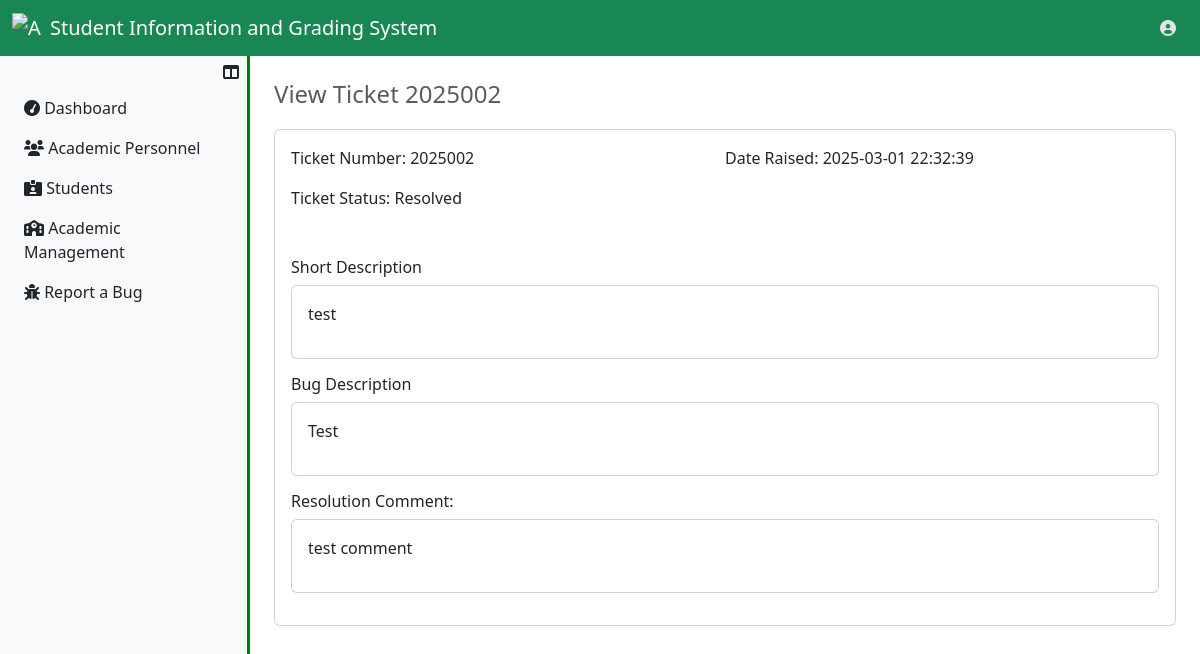
Screenshot of /UserRegistrar/ViewTicket.php?bug_id=4 (signed in) with the database file from the repository.
### tables this page shows
CREATE TABLE `bugs_tbl` (
  `bug_id` int(11) NOT NULL,
  `bug_ticket` varchar(250) NOT NULL,
  `fk_user_id` int(11) NOT NULL,
  `short_desc` text NOT NULL,
  `bug_desc` longtext NOT NULL,
  `bug_file` varchar(250) DEFAULT NULL,
  `bug_status` enum('Open','Resolved','In-progress') NOT NULL DEFAULT 'Open',
  `insrt_ts` datetime NOT NULL DEFAULT current_timestamp()
);

CREATE TABLE `bug_resolution_tbl` (
  `resolution_id` int(11) NOT NULL,
  `fk_bug_id` int(11) NOT NULL,
  `fk_admin_id` int(11) NOT NULL,
  `comment` longtext NOT NULL,
  `insrt_ts` datetime NOT NULL DEFAULT current_timestamp()
);

### UserRegistrar/ViewTicket.php (the view, shortened to what this page needs)
<?php
  include ("../server_connection/db_connect.php");
?>
<?php
    if (isset($_GET['bug_id'])) {
        $bug_id = $_GET['bug_id'];
        $sql = "SELECT * FROM bugs_tbl WHERE bug_id='$bug_id'";
        try{
        $result = $conn->prepare($sql);
        $result->execute();
        if($result->rowCount()>0){
            $data = $result->fetch(PDO::FETCH_ASSOC);
            $bug_ticket = $data["bug_ticket"];
            $short_desc = $data["short_desc"];
            $bug_desc = $data["bug_desc"];
            $bug_status = $data["bug_status"];
            $insrt_ts =$data["insrt_ts"];
        }
        }catch(Exception $e){
        echo "Error" . $e;
        }
    };
?>
<?php
    $sql = "SELECT * FROM bug_resolution_tbl AS A INNER JOIN admin_tbl AS B
    ON A.fk_admin_id=B.admin_id WHERE fk_bug_id='$bug_id'";
    try{
        $result = $conn->prepare($sql);
        $result->execute();
        if($result->rowCount()>0){
            $data = $result->fetch(PDO::FETCH_ASSOC);
            $comment = $data['comment'];
        }
    }catch(Exception $e){
        echo "Error" . $e;
    };
?>
<!DOCTYPE html>
<html lang="en">
<head>
    <link rel="stylesheet" href="../../Bootstrap/css/bootstrap.min.css">
    <link rel="stylesheet" href="https://cdnjs.cloudflare.com/ajax/libs/font-awesome/6.0.0-beta3/css/all.min.css">
</head>
<body>
    <?php include '../Assets/components/RegistrarNavbar.php'; ?>
    <div class="d-flex">
        <?php include '../Assets/components/RegistrarSidebar.php'; ?>
        <div class="content p-4 flex-grow-1">
            <h4 class="text-muted">View Ticket <?php echo $bug_ticket?> </h4>
            <div class="card table-container">
                <div class="card-body">
                    <div class="d-flex justify-content-between mb-3">
                        <div class="w-50">
                            Ticket Number: <?php echo $bug_ticket ?>
                        </div>
                        <div class="w-50">
                            Date Raised: <?php echo $insrt_ts ?>
                        </div>
                    </div>
                    <div class="d-flex justify-content-between mb-5">
                        <div class="w-50">
                            Ticket Status: <?php echo $bug_status ?>
                        </div>
                    </div>
                    <h6>Short Description</h6>
                    <div class="card mb-3">
                        <div class="card-body">
                            <p>
                                <?php echo $short_desc ?>
                            </p>
                        </div>
                    </div>
                    <h6>Bug Description</h6>
                    <div class="card mb-3">
                        <div class="card-body">
                            <p>
                                <?php echo $bug_desc ?>
                            </p>
                        </div>
                    </div>
                    <h6>Resolution Comment:</h6>
                    <div class="card mb-3">
                        <div class="card-body">
                            <p>
                                <?php echo $comment ?>
                            </p>
                        </div>
                    </div>
                </div>
            </div>
        </div>
    </div>
</body>
</html>

### UserRegistrar/ViewTicket.php (style rules this page uses)
.table-container { margin-top: 20px; min-width: 100%; }
.content { transition: margin-left 0.3s ease; }

### rows the page displays
bugs_tbl: bug_ticket "2025002", insrt_ts "2025-03-01 22:32:39", bug_status "Resolved", short_desc "test", bug_desc "Test"
bug_resolution_tbl: comment "test comment"
